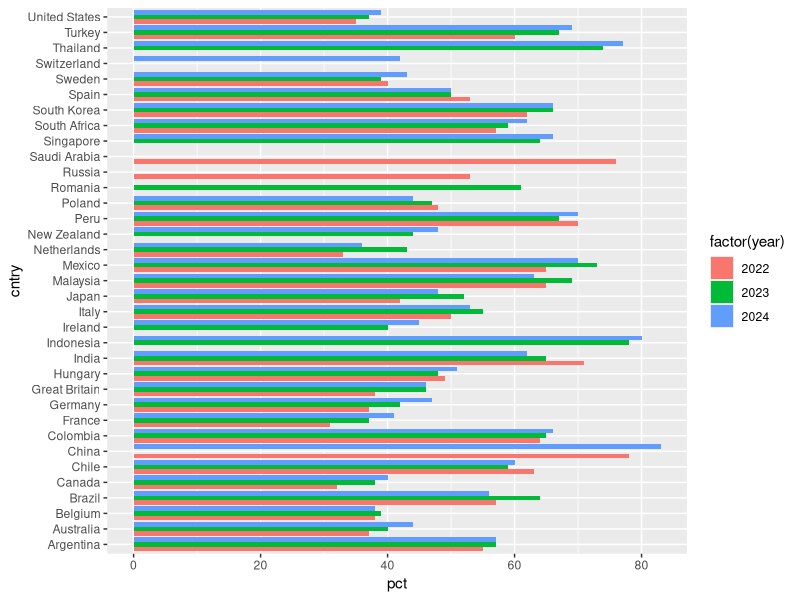
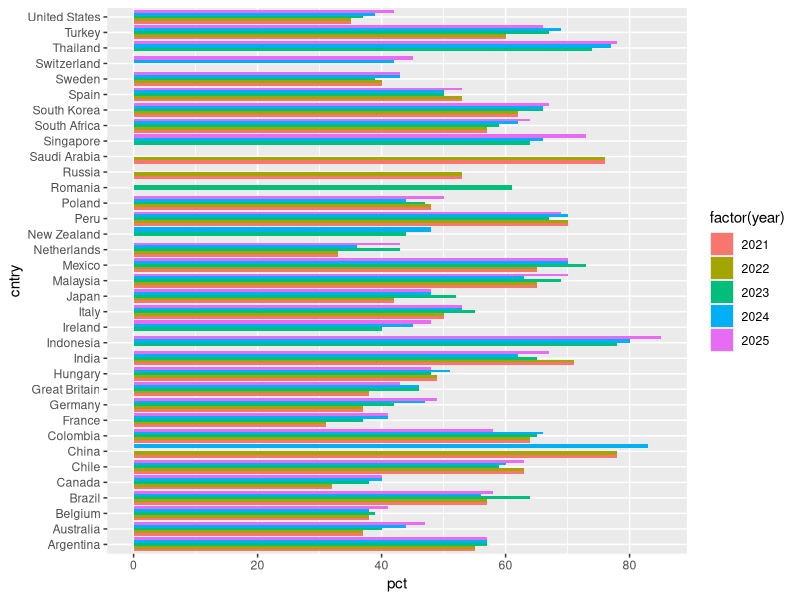
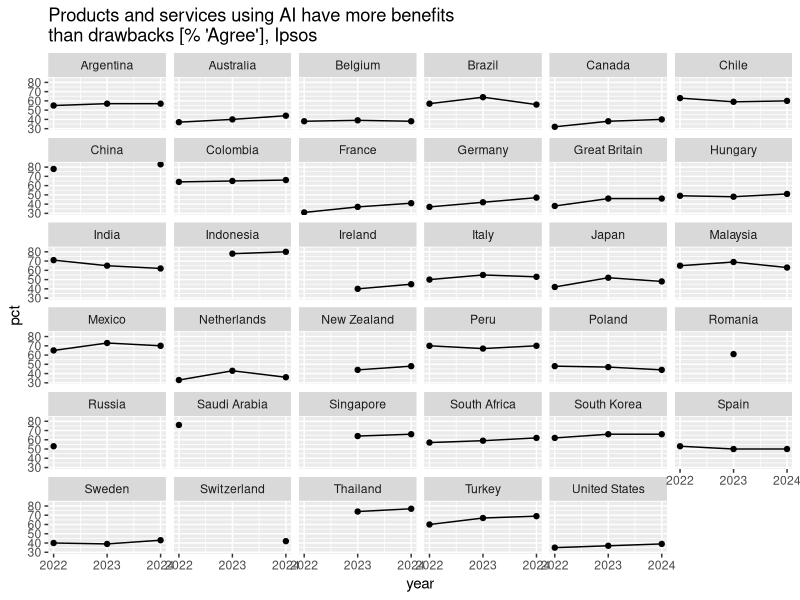
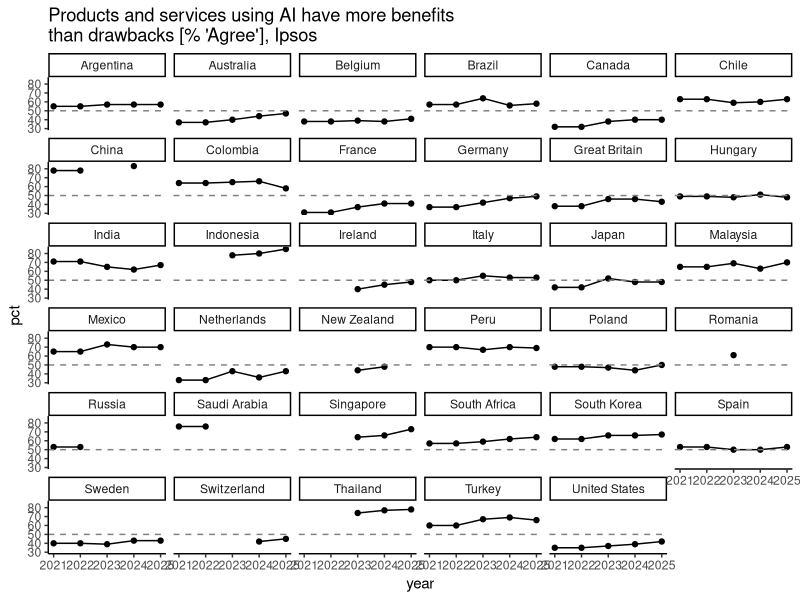
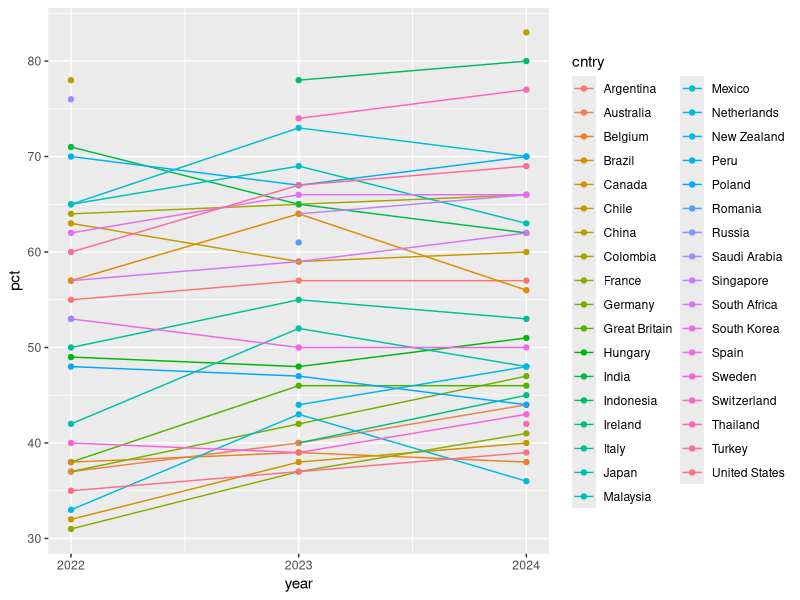
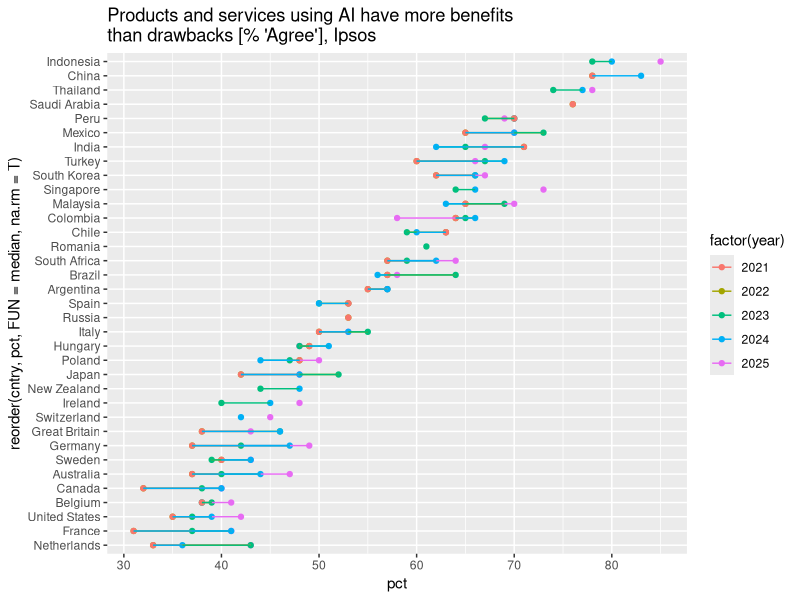
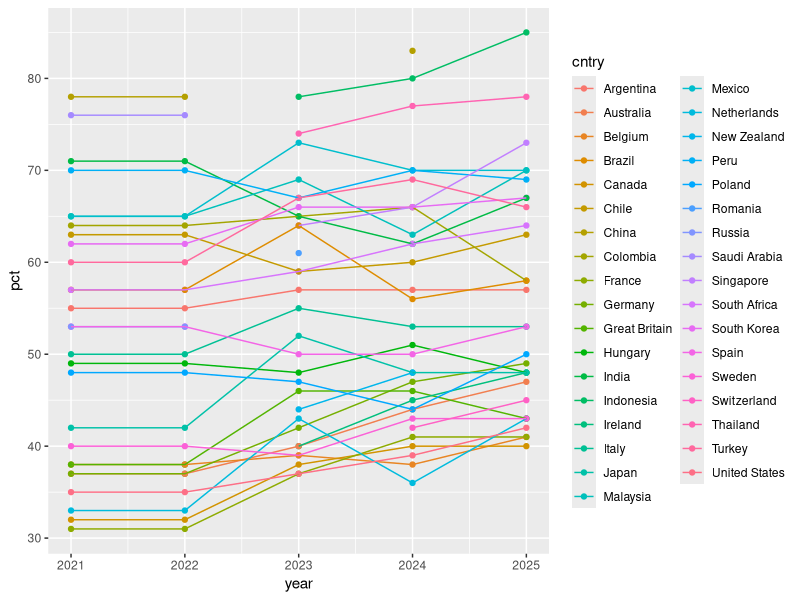
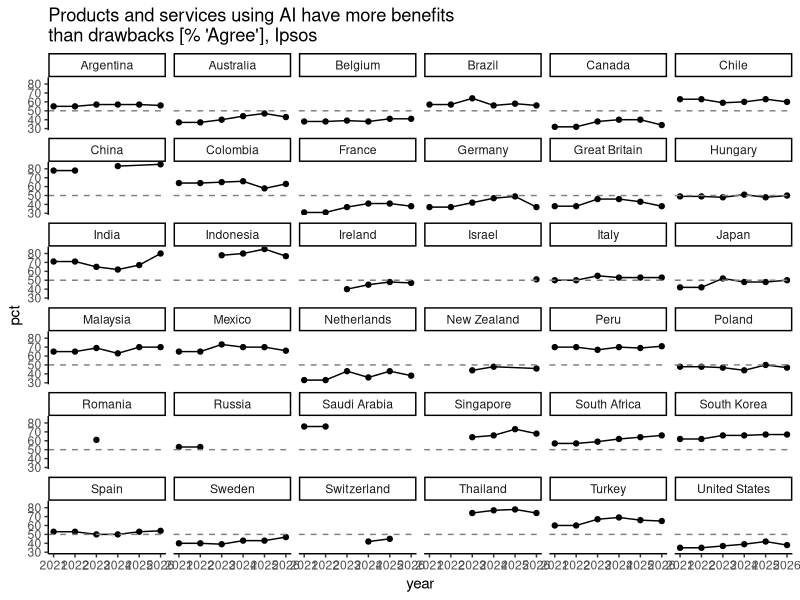

Source code (R) for these figures, in order:
library(tidyverse)

# data source: Figure 8.1.2 https://hai.stanford.edu/ai-index/2025-ai-index-report 

fig812 <- read_delim(
  "fig-812-more-benef-than-draw-data.csv",
  delim = ";",
  escape_double = FALSE,
  trim_ws = TRUE
)

# 2021 data 

ipsos_2021 <- tibble(
  cntry = c(
    "China",
    "Saudi Arabia",
    "India",
    "Peru",
    "Mexico",
    "Malaysia",
    "Colombia",
    "Chile",
    "South Korea",
    "Turkey",
    "Brazil",
    "South Africa",
    "Argentina",
    "Spain",
    "Russia",
    "Italy",
    "Hungary",
    "Poland",
    "Japan",
    "Sweden",
    "Belgium",
    "Great Britain",
    "Australia",
    "Germany",
    "United States",
    "Netherlands",
    "Canada",
    "France"
  ),
  year = 2021,
  pct = c(
    78,
    76,
    71,
    70,
    65,
    65,
    64,
    63,
    62,
    60,
    57,
    57,
    55,
    53,
    53,
    50,
    49,
    48,
    42,
    40,
    38,
    38,
    37,
    37,
    35,
    33,
    32,
    31
  )
)


# new IPSOS report has data from 2025 
# https://www.ipsos.com/sites/default/files/ct/publication/documents/2025-06/Ipsos-AI-Monitor-2025.pdf 



cntry_2025 <- c("Indonesia", "Thailand", "Singapore", "Mexico", "Malaysia", "Peru", 
  "South Korea", "India", "Turkey", "South Africa", "Chile", "Colombia", 
  "Brazil", "Argentina", "Italy", "Spain", "Poland", "Germany", "Hungary", 
  "Ireland", "Japan", "Australia", "Switzerland", "Netherlands", 
  "Great Britain", "Sweden", "United States", "Belgium", "France", "Canada")

vals_2025 <- c(85, 78, 73, 70, 70, 69, 67, 67, 66, 64, 63, 58, 58, 57, 53, 53, 
               50, 49, 48, 48, 48, 47, 45, 43, 43, 43,42, 41, 41, 40)

ipsos_2025 <- tibble(cntry = cntry_2025, 
                year = 2025, 
                pct = vals_2025)

ipsos <- bind_rows(ipsos_2025, fig812, ipsos_2021)

ggplot(fig812, aes(cntry, pct, fill = factor(year))) + geom_col(position = "dodge") + coord_flip()
ggplot(ipsos, aes(cntry, pct, fill = factor(year))) + geom_col(position = "dodge") + coord_flip()


wide_fig812 <- pivot_wider(fig812, names_from = year, values_from = pct)

y3 <- na.omit(wide_fig812)

dim(y3)

ggplot(fig812, aes(x = year, y = pct)) + 
  geom_point() +
  geom_line() + 
  facet_wrap(~cntry) + 
  scale_x_continuous(breaks = 2022:2024) + 
  labs(title = "Products and services using AI have more benefits\nthan drawbacks [% 'Agree'], Ipsos")

# 21-25
ggplot(ipsos, aes(x = year, y = pct)) + 
  geom_point() +
  geom_line() + 
  geom_hline(yintercept = 50, linetype = "dashed", colour = "gray50") +
  facet_wrap(~cntry) + 
  scale_x_continuous(breaks = 2021:2025) + 
  theme_classic() +
  labs(title = "Products and services using AI have more benefits\nthan drawbacks [% 'Agree'], Ipsos")

ggplot(fig812, aes(x = year, y = pct, colour = cntry)) + 
  geom_point() +
  geom_line() + 
  scale_x_continuous(breaks = 2022:2024)

# better 21-25?
ggplot(ipsos, mapping = aes(x = reorder(cntry, pct, FUN = median, na.rm = T),
                            y = pct, 
                            colour = factor(year), 
                            group = cntry)) + 
  geom_point() + 
  geom_line() +
  coord_flip() +
  labs(title = "Products and services using AI have more benefits\nthan drawbacks [% 'Agree'], Ipsos")

# another 21-25?
ggplot(ipsos, mapping = aes(x = year, y = pct, colour = cntry)) +
  geom_point() + 
  geom_line() + 
  scale_x_continuous(breaks = 2021:2025)
  labs(title = "Products and services using AI have more benefits\nthan drawbacks [% 'Agree'], Ipsos")


# add 2026 - /Users/remek/Code/ai-index-paper/Ipsos-AI-Monitor-2026.pdf 

  cntry_2026 <- c("China",
                  "India",
                  "Indonesia",
                  "Thailand",
                  "Peru",
                  "Malaysia",
                  "Singapore",
                  "South Korea",
                  "Mexico",
                  "South Africa",
                  "Turkey",
                  "Colombia",
                  "Chile",
                  "Argentina",
                  "Brazil",
                  "Spain",
                  "Italy",
                  "Israel",
                  "Japan",
                  "Hungary",
                  "Ireland",
                  "Poland",
                  "Sweden",
                  "New Zealand",
                  "Australia",
                  "Belgium",
                  "Great Britain",
                  "France",
                  "United States",
                  "Netherlands",
                  "Germany",
                  "Canada")
  
  
  
  vals_2026 <- c(85, 
                 80,
                 77,
                 74,
                 71,
                 70,
                 68,
                 67,
                 66,
                 66,
                 65,
                 63,
                 60,
                 56,
                 56,
                 54,
                 53,
                 51,
                 50,
                 50,
                 47,
                 47,
                 47,
                 46,
                 43,
                 41,
                 38,
                 38,
                 38,
                 38,
                 37,
                 34)
  
  ipsos_2026 <- tibble(cntry = cntry_2026, 
                       year = 2026, 
                       pct = vals_2026)
  

  ipsos21_26 <- bind_rows(ipsos_2026, ipsos_2025, fig812, ipsos_2021)

  ipsos21_26 |> count(cntry) |> print(n = Inf) 
  
  
  
  # 21-26 #### 
  ggplot(ipsos21_26, aes(x = year, y = pct)) + 
    geom_point() +
    geom_line() + 
    geom_hline(yintercept = 50, linetype = "dashed", colour = "gray50") +
    facet_wrap(~cntry) + 
    theme_classic() +
    labs(title = "Products and services using AI have more benefits\nthan drawbacks [% 'Agree'], Ipsos")
  
  
  ipsos21_26 |> na.omit() |> count(cntry) |> print(n = Inf)
  
  
  ipsos21_26 |> na.omit() |> count(cntry) |> filter(n == 6)|> print(n = Inf)
  
  wider21_26 <- ipsos21_26 |> na.omit() |> pivot_wider(names_from = year, values_from = pct)
  wider21_26 <- wider21_26 |> 
    mutate(
      complete_cntry = complete.cases(pick(everything()))
      )

ipsos_complete <- left_join(ipsos21_26, 
                            wider21_26 |> select(cntry, complete_cntry))
  
  # 21-26 + complete_cntry #### 
  ggplot(ipsos_complete, aes(x = year, y = pct, colour = complete_cntry)) + 
    geom_point() +
    geom_line() + 
    geom_hline(yintercept = 50, linetype = "dashed", colour = "gray50") +
    facet_wrap(~cntry) + 
    theme_classic() +
    labs(title = "Products and services using AI have more benefits\nthan drawbacks [% 'Agree'], Ipsos")
  
save(ipsos_complete, file = "ipsos_complete.RData")
